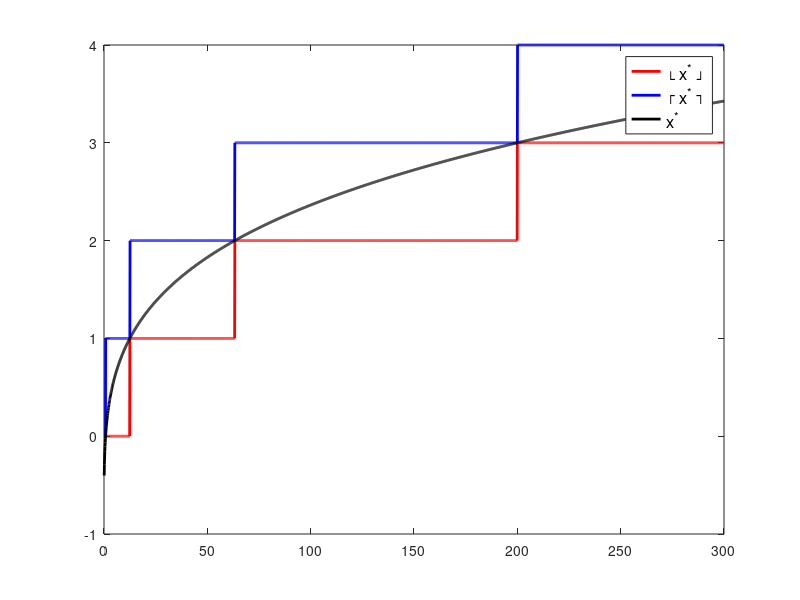

MATLAB code to generate this figure: (Note: this script raises an error after producing the figure.)
clear
lambda = 4;
mu = 4;
rho = lambda / mu;
k = 0.1 : .1 : 300;
c = 10;

v1 = zeros(1, length(k));
v2 = zeros(1, length(k));
x1 = zeros(1, length(k));
x2 = zeros(1, length(k));
x_opt = zeros(1, length(k));

for i = 1 : length(k)
    if rho == 1
        x_opt(i) = (2.*k(i).*lambda^3./c^2).^(1/4) - 1;
        x1(i) = floor(x_opt(i));
        if x1(i) < 0
            x1(i) = 0;
        end
        x2(i) = ceil(x_opt(i));
    else
        myfun1 = @(x) (k(i).*lambda.^3.*(1-rho).^3./(c.^2.*rho.^3)).*(1 + 1./(rho.^(x+1)-1)).^2 + (rho.^(x+1)-1)./log(rho) - x - 1;
        x_opt(i) = fzero(myfun1, [-0.9 200]);
        x1(i) = floor(x_opt(i));
        if x1(i) < 0
            x1(i) = 0;
        end
        x2(i) = ceil(x_opt(i));
    end
end


figure(11930)
plot(k, x1, 'r','LineWidth',2,'MarkerSize',2)
hold on
plot(k, x2, 'b','LineWidth',2,'MarkerSize',2)
plot(k, x_opt, 'k','LineWidth',2,'MarkerSize',2)
legend({'\lfloor x^* \rfloor','\lceil x^* \rceil','x^*'}, 'FontSize', 12)
title('\rho = ' + string(rho) + ', c = ' + string(c), 'FontSize', 15)
xlabel('k')
ylabel('floor(x^*) & ceil(x^*)')
grid on
